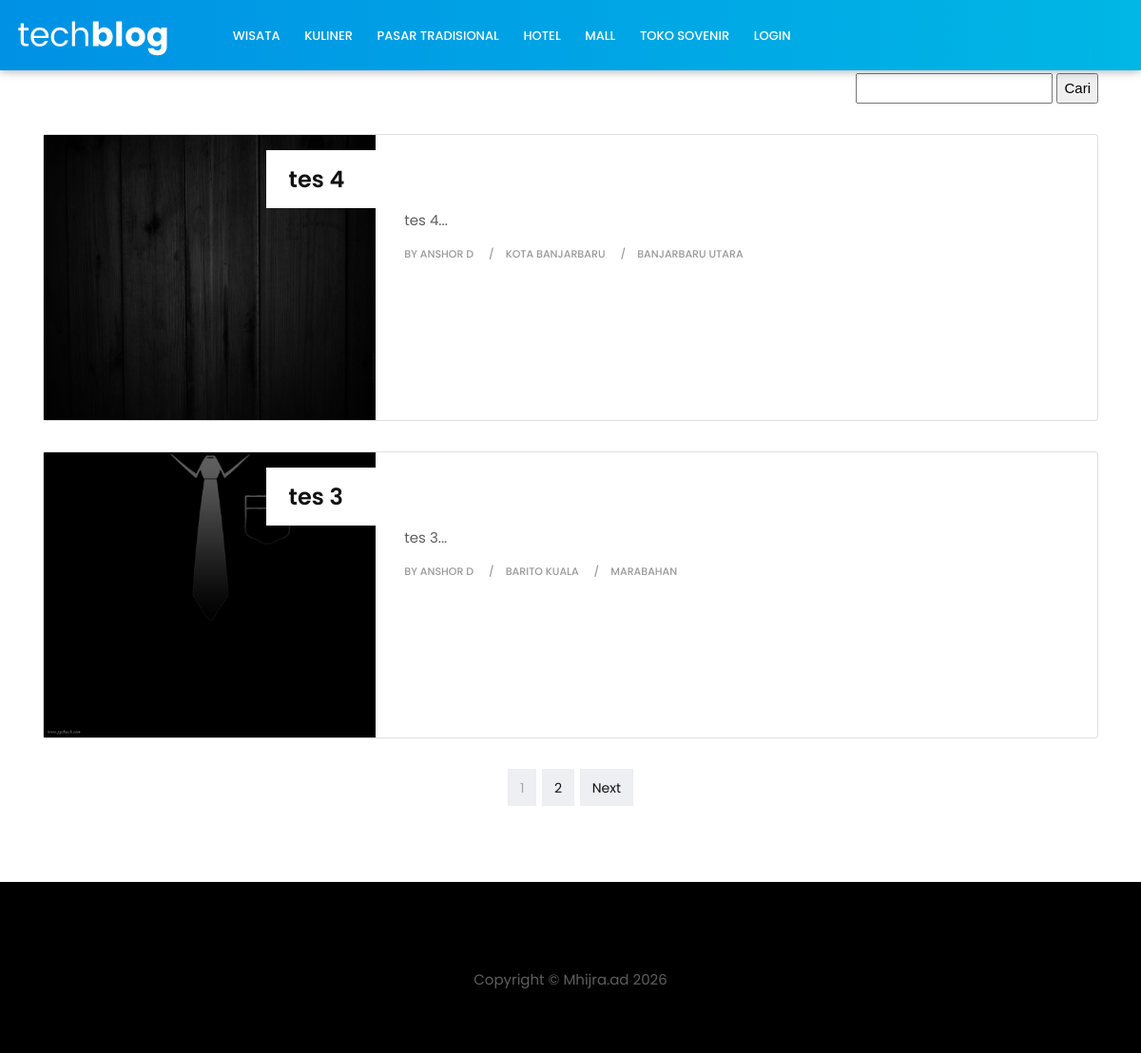
The app's page /home/mall with its own data.
### tables this page shows
CREATE TABLE `mall` (
  `id_mall` int(25) NOT NULL,
  `id_user` int(25) NOT NULL,
  `latitude` varchar(100) NOT NULL,
  `longitude` varchar(100) NOT NULL,
  `nm_mall` varchar(300) NOT NULL,
  `m_id_kab` int(5) NOT NULL,
  `m_id_kec` int(5) NOT NULL,
  `jln` varchar(250) NOT NULL,
  `ket` text NOT NULL,
  `m_image` varchar(300) NOT NULL
);

CREATE TABLE `user` (
  `id` int(11) NOT NULL,
  `name` varchar(128) NOT NULL,
  `email` varchar(128) NOT NULL,
  `image` varchar(128) NOT NULL,
  `password` varchar(256) NOT NULL,
  `role_id` int(11) NOT NULL,
  `is_active` int(1) NOT NULL,
  `date_created` int(11) NOT NULL
);

CREATE TABLE `kabupaten` (
  `id_kab` int(2) NOT NULL,
  `nama_kab` varchar(50) NOT NULL
);

CREATE TABLE `kecamatan` (
  `id_kec` int(5) NOT NULL,
  `nama_kec` varchar(200) NOT NULL,
  `kec_id_kab` int(2) NOT NULL
);

### index.php (called while the page is built, shortened)
<?php
require_once BASEPATH.'core/CodeIgniter.php';

### application/models/Mall_model.php (called while the page is built, shortened)
<?php defined('BASEPATH') or exit('No direct script access allowed');
class Mall_model extends CI_Model
{
    public function getMallHome($limit, $start)
    {
        $this->db->select('*');
        $this->db->from('mall');
        $this->db->join('user', 'user.id=mall.id_user');
        $this->db->join('kabupaten', 'kabupaten.id_kab=mall.m_id_kab');
        $this->db->join('kecamatan', 'kecamatan.id_kec=mall.m_id_kec');
        $this->db->order_by('id_mall', 'DESC');
        $this->db->limit($limit, $start);
        $query = $this->db->get();
        return $query->result_array();
    }
}

### application/views/tech-blog/mall.php (the view, shortened to what this page needs)
<section class="section">
    <div class="container">
        <div class="row">
            <div class="col-lg-12 col-md-12 col-sm-12 col-xs-12">
                <div class="page-wrapper">
                    <div class="blog-list clearfix">
                        <?php echo form_open('home/searchmall') ?>
                        <div align="right">
                            <input type="text" name="keyword">
                            <input type="submit" name="search_submit" value="Cari">
                        </div>
                        <?php echo form_close() ?>
                        <?php foreach ($mall as $row) : ?>
                            <div class="card">
                                <div class="card-body">
                                    <div class="blog-box row">
                                        <div class="col-md-4">
                                            <div class="post-media">
                                                <a href="<?= base_url() ?>home/datamall/<?= $row['id_mall']; ?>">
                                                    <img src="<?= base_url('assets/img/mall/') . $row['m_image']; ?>" class="img-fluid" style="width:400px;height:300px;">
                                                    <div class="hovereffect"></div>
                                                </a>
                                            </div>
                                        </div>
                                        <div class="blog-meta big-meta col-md-8">
                                            <h4><a href="<?= base_url() ?>home/datamall/<?= $row['id_mall']; ?>"><?= $row['nm_mall']; ?></a></h4>
                                            <p><?php
                                                $num_char = 330;
                                                $text = $row['ket'];
                                                echo substr($text, 0, $num_char) . '...';
                                                ?></p>
                                            <small><a>by <?= $row['name']; ?></a></small>
                                            <small><a><?= $row['nama_kab']; ?></a></small>
                                            <small><a><?= $row['nama_kec']; ?></a></small>
                                        </div>
                                    </div>
                                </div>
                            </div>
                        <?php endforeach; ?>
                        <div class="row">
                            <div class="col">
                                <?php echo $pagination; ?>
                            </div>
                        </div>
                    </div>
                </div>
            </div>
</section>

### application/controllers/Home.php (shortened to what this page needs)
<?php
class Home extends CI_Controller
{
    public function __construct()
    {
        $this->load->library('pagination');
        $this->load->model("wilayah_model");
        $this->load->model("wisata_model");
        $this->load->model("kuliner_model");
        $this->load->model("pasar_model");
        $this->load->model("penginapan_model");
        $this->load->model("mall_model");
        $this->load->model("suvenir_model");
    }
    public function mall()
    {
        $config['base_url'] = base_url('home/mall');
        $config['total_rows'] = $this->db->count_all('mall');
        $config['per_page'] = 2;
        $config["uri_segment"] = 3;
        $choice = $config["total_rows"] / $config["per_page"];
        $config["num_links"] = floor($choice);
        $config['first_link']       = 'First';
        $config['last_link']        = 'Last';
        $config['next_link']        = 'Next';
        $config['prev_link']        = 'Prev';
        $config['full_tag_open']    = '<div class="pagging text-center"><nav><ul class="pagination justify-content-center">';
        $config['full_tag_close']   = '</ul></nav></div>';
        $config['num_tag_open']     = '<li class="page-item"><span class="page-link">';
        $config['num_tag_close']    = '</span></li>';
        $config['cur_tag_open']     = '<li class="page-item active"><span class="page-link">';
        $config['cur_tag_close']    = '<span class="sr-only">(current)</span></span></li>';
        $config['next_tag_open']    = '<li class="page-item"><span class="page-link">';
        $config['next_tagl_close']  = '<span aria-hidden="true">&raquo;</span></span></li>';
        $config['prev_tag_open']    = '<li class="page-item"><span class="page-link">';
        $config['prev_tagl_close']  = '</span>Next</li>';
        $config['first_tag_open']   = '<li class="page-item"><span class="page-link">';
        $config['first_tagl_close'] = '</span></li>';
        $config['last_tag_open']    = '<li class="page-item"><span class="page-link">';
        $config['last_tagl_close']  = '</span></li>';
        $this->pagination->initialize($config);
        $data['page'] = ($this->uri->segment(3)) ? $this->uri->segment(3) : 0;
        $data['mall'] = $this->mall_model->getMallHome($config["per_page"], $data['page']);
        $data['pagination'] = $this->pagination->create_links();
        $this->load->view('tech-blog/templates/header');
        $this->load->view('tech-blog/templates/topbar');
        $this->load->view('tech-blog/mall', $data);
        $this->load->view('tech-blog/templates/footer');
    }
}

### application/views/tech-blog/templates/header.php (shortened to what this page needs)
<!DOCTYPE html>
<html lang="en">
<link href="<?= base_url('assets/'); ?>tech-blog/css/bootstrap.css" rel="stylesheet">
<link href="<?= base_url('assets/'); ?>tech-blog/css/font-awesome.min.css" rel="stylesheet">
<link href="<?= base_url('assets/'); ?>tech-blog/style.css" rel="stylesheet">
<link href="<?= base_url('assets/'); ?>tech-blog/css/responsive.css" rel="stylesheet">
<link href="<?= base_url('assets/'); ?>tech-blog/css/colors.css" rel="stylesheet">
<link href="<?= base_url('assets/'); ?>tech-blog/css/version/tech.css" rel="stylesheet">
<link rel="stylesheet" href="<?= base_url() ?>leaflet/leaflet.css" />
<link rel="stylesheet" href="<?= base_url('assets/') ?>leaflet-locatecontrol/dist/L.Control.Locate.min.css" />
<link rel="stylesheet" href="<?= base_url('assets/') ?>leaflet-search/src/leaflet-search.css" />
</head>
<body>

### application/views/tech-blog/templates/topbar.php (shortened to what this page needs)
<div id="wrapper">
    <header class="tech-header header">
        <div class="container-fluid">
            <nav class="navbar navbar-toggleable-md navbar-inverse fixed-top bg-inverse">
                <a class="navbar-brand" href="tech-index.html"><img src="<?= base_url('assets/tech-blog/images/version/tech-logo.png') ?>" alt=""></a>
                <div class="collapse navbar-collapse" id="navbarCollapse">
                    <ul class="navbar-nav mr-auto">
                        <div class="dropdown nav-item">
                            <li id="dropdownMenuButton" data-toggle="dropdown" aria-haspopup="true" aria-expanded="false">
                                <a class="nav-link" href="#">Wisata</a>
                            </li>
                        </div>
                        <div class="dropdown nav-item">
                            <li id="dropdownMenuButton" data-toggle="dropdown" aria-haspopup="true" aria-expanded="false">
                                <a class="nav-link" href="#">Kuliner</a>
                            </li>
                        </div>
                        <div class="dropdown nav-item">
                            <li id="dropdownMenuButton" data-toggle="dropdown" aria-haspopup="true" aria-expanded="false">
                                <a class="nav-link" href="#">Pasar Tradisional</a>
                            </li>
                        </div>
                        <div class="dropdown nav-item">
                            <li id="dropdownMenuButton" data-toggle="dropdown" aria-haspopup="true" aria-expanded="false">
                                <a class="nav-link" href="#">Hotel</a>
                            </li>
                        </div>
                        <div class="dropdown nav-item">
                            <li id="dropdownMenuButton" data-toggle="dropdown" aria-haspopup="true" aria-expanded="false">
                                <a class="nav-link" href="#">Mall</a>
                            </li>
                        </div>
                        <div class="dropdown nav-item">
                            <li id="dropdownMenuButton" data-toggle="dropdown" aria-haspopup="true" aria-expanded="false">
                                <a class="nav-link" href="#">Toko Sovenir</a>
                            </li>
                        </div>
                        <li class="nav-item">
                            <a class="nav-link" href="#">Login</a>
                        </li>
                    </ul>
                </div>
            </nav>
        </div>
    </header>

### application/views/tech-blog/templates/footer.php (shortened to what this page needs)
<footer class="footer">
    <div class="container">
        <div class="row">
            <div class="col-md-12 text-center">
                <br>
                <span>Copyright &copy; Mhijra.ad <?= date('Y') ?></span>
            </div>
        </div>
    </div>
</footer>
</div>
</body>
</html>

### assets/tech-blog/style.css (style rules this page uses)
body { font-size: 15px; line-height: 26px; background-color: #ffffff; }
h1, h2, h3, h4, h5, body, p, .topbar-section, .navbar-inverse .navbar-nav .nav-link, .header .dropdown-menu, .navbar-nav .nav-link { font-family: 'Roboto', serif; }
h1, h2, h3, h4, h5, h6 { font-weight: 700; line-height: 1.4; color: #111111; }
h4 { font-size: 19px; line-height: 29px; margin-bottom: 14px }
a { color: #111111; }
body, p { color: #5e5e5e; }
p { margin-bottom: 26px; font-size: 15px; line-height: 26px; }
a { text-decoration: none !important; }
.header { padding: 0.4rem 0; position: relative; background-color: #ffffff; }
.navbar-inverse .navbar-nav .nav-link, .navbar-nav .nav-link { font-size: 15px; font-weight: 500; line-height: 1; padding: 0.9rem 0 0.8rem; text-transform: capitalize; color: #121212; }
.navbar-toggleable-md .navbar-nav .nav-link { padding-left: 0.8rem; padding-right: 0.8rem; }
.navbar-nav { margin: 0; }
.post-media img { width: 100%; }
.section { padding: 4rem 0; display: block; position: relative; background-color: #ffffff; }
.post-media img, .masonry-box img { -webkit-transition: all .3s ease-in-out; -moz-transition: all .3s ease-in-out; -ms-transition: all .3s ease-in-out; -o-transition: all .3s ease-in-out; transition: all .3s ease-in-out; -webkit-transform: scale(1); -moz-transform: scale(1); -ms-transform: scale(1); -o-transform: scale(1); transform: scale(1); }
.footer { padding: 4rem 0 4rem; background: url(images/footer.png) repeat-x center bottom #edeff2; }
.page-link { background-color: #edeff2 !important; border: 0 dashed #e2e2e2; border-radius: 0; color: #a3a5a8 !important; display: block; font-size: 14px; line-height: 1; margin-left: 6px; padding: 0.8rem 0.8rem; position: relative; text-transform: capitalize; }
.page-item:first-child .page-link { margin-left: 0; border-radius: 0; }
.page-item:last-child .page-link { border-radius: 0; }
.blog-meta h4 { padding: 1rem 0 0.5rem; margin: 0; font-size: 21px; }
.blog-meta.big-meta h4 { padding: 1rem 0 0.6rem; margin: 0; font-size: 28px; }
.blog-meta.big-meta p { margin-bottom: 0.5rem; padding-bottom: 0; }
.blog-meta small { font-size: 11px; display: inline-block; margin-bottom: 0; padding-bottom: 0; color: #111111; font-weight: bold; text-transform: uppercase; margin-right: 0.5rem; }
.blog-meta small:after { content: "/"; padding-left: 1rem; }
.blog-meta small:last-child:after { content: "" }
.post-media { position: relative; overflow: hidden; }
.hovereffect { position: absolute; top: 0; opacity: 0; left: 0; right: 0; bottom: 0; background-color: rgba(0, 0, 0, 0.2); -webkit-transition: all .3s ease-in-out; -moz-transition: all .3s ease-in-out; -ms-transition: all .3s ease-in-out; -o-transition: all .3s ease-in-out; transition: all .3s ease-in-out; zoom: 1; filter: alpha(opacity=0); opacity: 0.5; background: -moz-linear-gradient(0deg, rgba(0, 0, 0, 1) 0%, rgba(0, 0, 0, 0.1) 50%); background: -webkit-linear-gradient(0deg, rgba(0, 0, 0, 1) 0%, rgba(0, 0, 0, 0.1) 50%); background: linear-gradient(0deg, rgba(0, 0, 0, 1) 0%, rgba(0, 0, 0, 0.1) 50%); filter: progid: DXImageTransform.Microsoft.gradient( startColorstr='#000000', endColorstr='#00000000', GradientType=1); }
.blog-list .blog-meta.big-meta h4 { margin-left: -20%; margin-top: 1rem; background-color: #ffffff; padding: 1rem 1.5rem 1rem; }

### assets/tech-blog/css/version/tech.css (style rules this page uses)
body { background-color: #ffffff; }
h1, h2, h3, h4, h5, body, .navbar-toggleable-md .navbar-nav .nav-link, .market-header, .btn, .dropdown-item, .form-control, p { font-family: 'Poppins', serif !important; }
h1, h2, h3, h4, h5 { font-weight: 600; }
.navbar-inverse .navbar-nav .nav-link, .navbar-nav .nav-link { color: #ffffff !important; font-size: 13px; font-weight: 500; line-height: 1; text-transform: uppercase; }
.blog-meta.big-meta h4 { font-size: 24px; }
.blog-meta small a, .blog-meta small { font-weight: 500; color: #999 !important; }
.footer { background-color: #000000; background-image: none; }
.tag-cloud-single span, .navbar-inverse { color: #ffffff !important; box-shadow: 0 0 10px rgba(0, 0, 0, 0.4); background: rgba(0, 0, 0, 0) linear-gradient(to right, #0091e5 0px, #00b7e5 100%) repeat scroll 0 0 !important }

### records on screen
mall: m_image (picture), nm_mall "tes 4", ket "tes 4", id_user.name "ANSHOR D", kabupaten.nama_kab "KOTA BANJARBARU", kecamatan.nama_kec "BANJARBARU UTARA"
mall: m_image (picture), nm_mall "tes 3", ket "tes 3", id_user.name "ANSHOR D", kabupaten.nama_kab "BARITO KUALA", kecamatan.nama_kec "MARABAHAN"

### other values on screen
$pagination "1 2 Next"
